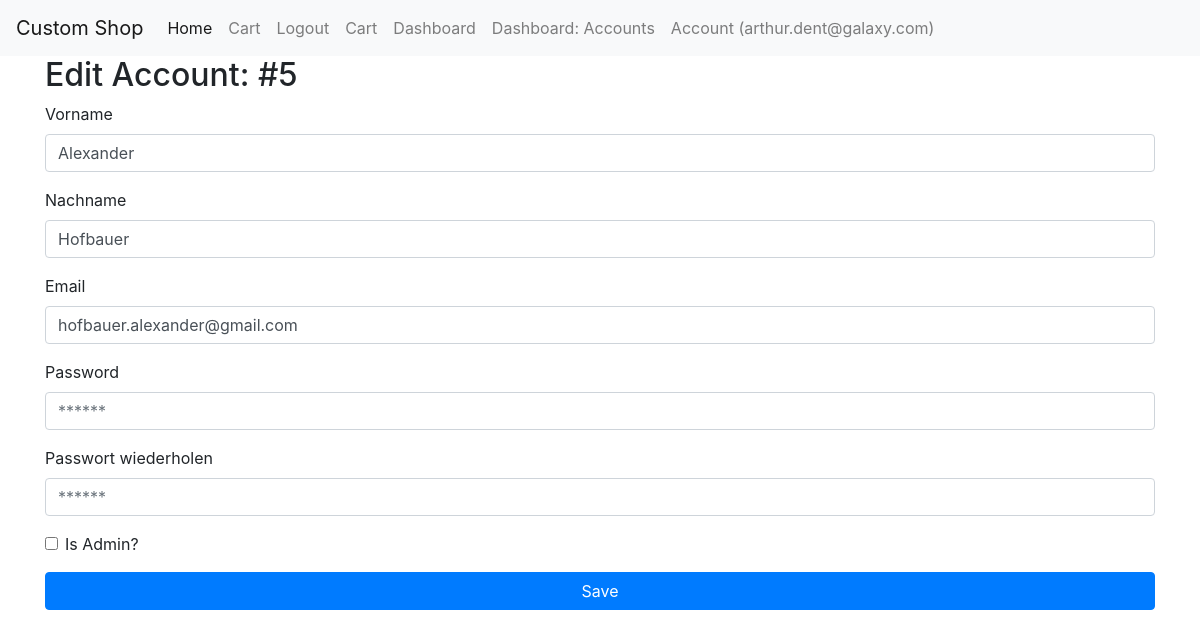
The app's page /dashboard/accounts/edit/5 (signed in), older data.
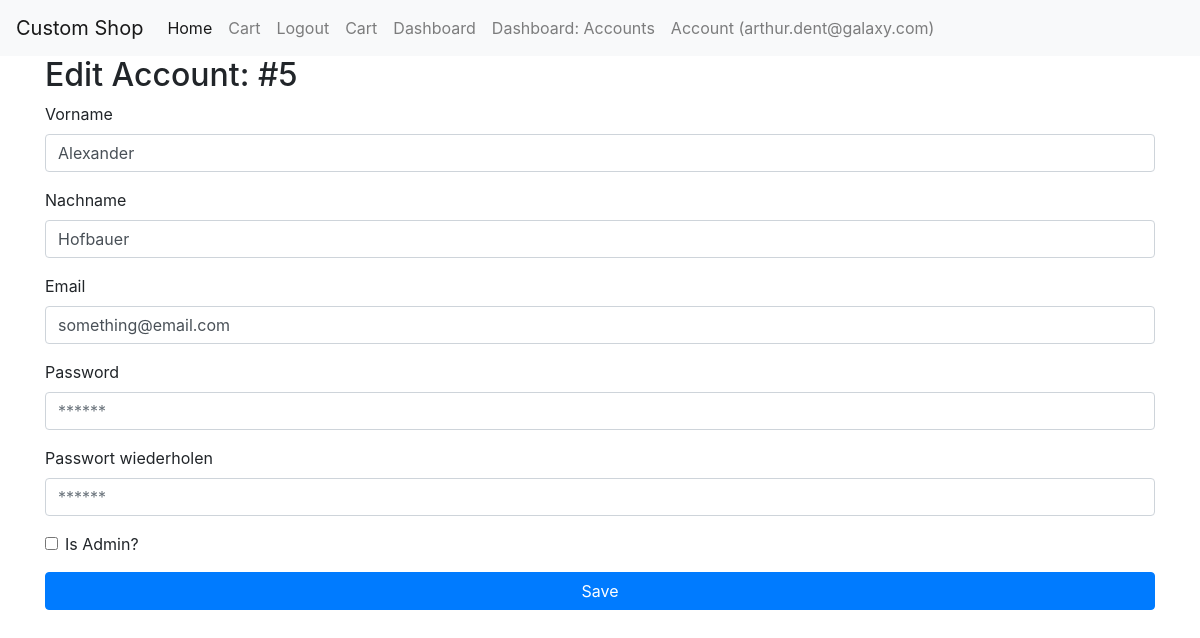
The same page, newer data.
### tables this page shows
CREATE TABLE `users` (
  `id` int(11) NOT NULL,
  `firstname` varchar(255) NOT NULL,
  `lastname` varchar(255) NOT NULL,
  `email` varchar(255) NOT NULL COMMENT '= username',
  `password` varchar(255) NOT NULL COMMENT 'Password Hash',
  `is_admin` tinyint(1) NOT NULL
);

### core/View.php (called while the page is built, shortened)
<?php
class View
{
    public static function load (string $view, array $params = [], string $layout = 'main')
    {
        require_once __DIR__ . "/../resources/views/layouts/$layout.php";
    }
}

### index.php (called while the page is built, shortened)
<?php
$app = new \Core\Bootstrap();

### core/Helpers/Config.php (called while the page is built, shortened)
<?php
class Config
{
    public static function get ($configString = '', $default = null)
    {
        if (strlen($configString) >= 3) {
            $filename = explode('.', $configString)[0];
            $key = explode('.', $configString)[1];
            $config = require __DIR__ . "/../../config/$filename.php";
            if (array_key_exists($key, $config)) {
                return $config[$key];
            } else {
                return $default;
            }
        }
    }
}

### config/database.php (called while the page is built)
<?php
return [
    'host' => 'mariadb',
    'username' => 'root',
    'password' => 'password',
    'dbname' => 'mvc',
    'port' => 3306
];

### core/Database.php (called while the page is built, shortened)
<?php
class Database
{
    private $link;
    public function __construct ()
    {
        $this->link = new \mysqli(
            Config::get('database.host'),
            Config::get('database.username'),
            Config::get('database.password'),
            Config::get('database.dbname'),
            Config::get('database.port', 3306)
        );
        $this->link->set_charset('utf8');
    }
    public function query (string $sql, array $params = [])
    {
        $this->stmt = $this->link->prepare($sql);
        if (count($params) >= 1) {
            $paramTypes = [];
            $paramValues = [];
            foreach ($params as $key => $value) {
                $paramTypes[] = explode(':', $key)[0];
                $_value = $value;
                $paramValues[] = &$_value;
            }
            $paramString = implode('', $paramTypes);
            array_unshift($paramValues, $paramString);
            call_user_func_array([$this->stmt, 'bind_param'], $paramValues);
        }
        $this->stmt->execute();
        $result = $this->stmt->get_result();
        return $result->fetch_all(MYSQLI_ASSOC);
    }
}

### core/Models/ModelTrait.php (called while the page is built, shortened)
<?php
trait ModelTrait
{
    public static function find (int $id)
    {
        $db = new Database();
        $tableName = self::$tableName;
        $result = $db->query("SELECT * FROM {$tableName} WHERE id = ?", [
            'i:id' => $id
        ]);
        $data = new self($result[0]);
        return $data;
    }
}

### app/Models/User.php (called while the page is built, shortened)
<?php
class User
{
    public function fill (array $data = [])
    {
        $this->id = $data['id'];
        $this->firstname = $data['firstname'];
        $this->lastname = $data['lastname'];
        $this->email = $data['email'];
    }
}

### resources/views/admin/account-edit.view.php (the view, shortened to what this page needs)
<h2>Edit Account: #<?php echo $user->id; ?></h2>
<form action="account/do-edit" method="post">
    <div class="form-group">
        <label for="firstname">Vorname</label>
        <input name="firstname" class="form-control" placeholder="Vorname" type="text" value="<?php echo $user->firstname; ?>">
    </div>
    <div class="form-group">
        <label for="lastname">Nachname</label>
        <input name="lastname" class="form-control" placeholder="Nachname" type="text" value="<?php echo $user->lastname; ?>">
    </div>
    <div class="form-group">
        <label for="email">Email</label>
        <input name="email" class="form-control" placeholder="Email" type="email" value="<?php echo $user->email; ?>">
    </div>
    <div class="form-group">
        <label for="password">Password</label>
        <input class="form-control" placeholder="******" type="password" name="password">
    </div>
    <div class="form-group">
        <label for="password2">Passwort wiederholen</label>
        <input class="form-control" placeholder="******" type="password" name="password2">
    </div>
    <div class="form-group form-check">
        <?php
        $isCheckedParticle = '';
        ?>
        <input type="checkbox" class="form-check-input" name="isAdmin"<?php echo $isCheckedParticle?>>
        <label for="isAdmin" class="form-check-label">Is Admin?</label>
    </div>
    <div class="form-group">
        <button type="submit" class="btn btn-primary btn-block">Save</button>
    </div>
</form>

Row changes from the older to the newer data that the page shows:
changed users "Alexander": email "hofbauer.alexander@gmail.com" → "something@email.com"
